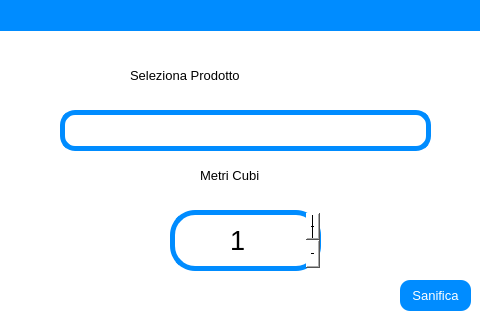
<?xml version="1.0" encoding="UTF-8"?>
<ui version="4.0">
 <class>Sanifica_Window</class>
 <widget class="QWidget" name="Sanifica_Window">
  <property name="geometry">
   <rect>
    <x>0</x>
    <y>0</y>
    <width>480</width>
    <height>320</height>
   </rect>
  </property>
  <property name="windowTitle">
   <string>Sanifica</string>
  </property>
  <property name="styleSheet">
   <string notr="true">background-color: rgb(255, 255, 255);</string>
  </property>
  <widget class="QComboBox" name="prodotti_comboBox">
   <property name="geometry">
    <rect>
     <x>60</x>
     <y>110</y>
     <width>371</width>
     <height>41</height>
    </rect>
   </property>
   <property name="font">
    <font>
     <pointsize>15</pointsize>
    </font>
   </property>
   <property name="styleSheet">
    <string notr="true">QComboBox::down-arrow {


        image: url(:/icons/res/sanifica_icon.png);
        width: 14px;
        height: 14px;

        }
        QComboBox::drop-down
        {
        border: 0px; /* This seems to replace the whole arrow of the combo box */
        color:black

        }

QComboBox {
    color: black;
border-radius:15px;
border: 5px solid rgb(0,140,255);
	selection-color: rgb(0, 0, 0);
}
</string>
   </property>
   <property name="insertPolicy">
    <enum>QComboBox::InsertAtTop</enum>
   </property>
  </widget>
  <widget class="QSpinBox" name="metri_cubi_spinBox">
   <property name="geometry">
    <rect>
     <x>170</x>
     <y>210</y>
     <width>151</width>
     <height>61</height>
    </rect>
   </property>
   <property name="font">
    <font>
     <pointsize>20</pointsize>
     <weight>50</weight>
     <bold>false</bold>
    </font>
   </property>
   <property name="styleSheet">
    <string notr="true">QSpinBox::down-button {

        image: url(:/arrows/res/down_arrow.png);
        width:50px;


        }


        QSpinBox::up-button {


        image: url(:/arrows/res/up_arrow.png);
        width: 50px;
        }


        QSpinBox {
        color: rgb(0, 0, 0);
        border-radius:25px;
	background-color: rgb(255, 255, 255);
border: 5px solid rgb(0,140,255);


        }</string>
   </property>
   <property name="wrapping">
    <bool>false</bool>
   </property>
   <property name="alignment">
    <set>Qt::AlignCenter</set>
   </property>
   <property name="readOnly">
    <bool>false</bool>
   </property>
   <property name="buttonSymbols">
    <enum>QAbstractSpinBox::PlusMinus</enum>
   </property>
   <property name="minimum">
    <number>1</number>
   </property>
   <property name="maximum">
    <number>3000</number>
   </property>
  </widget>
  <widget class="QPushButton" name="sanifica_btn">
   <property name="geometry">
    <rect>
     <x>400</x>
     <y>280</y>
     <width>71</width>
     <height>31</height>
    </rect>
   </property>
   <property name="font">
    <font>
     <pointsize>10</pointsize>
    </font>
   </property>
   <property name="styleSheet">
    <string notr="true">background-color: rgb(0, 140, 255);

color: rgb(255, 255, 255);
border-radius:10px;</string>
   </property>
   <property name="text">
    <string>Sanifica</string>
   </property>
  </widget>
  <widget class="QLabel" name="label_5">
   <property name="geometry">
    <rect>
     <x>-20</x>
     <y>-10</y>
     <width>531</width>
     <height>41</height>
    </rect>
   </property>
   <property name="styleSheet">
    <string notr="true">background-color: rgb(0, 140, 255);</string>
   </property>
   <property name="text">
    <string/>
   </property>
  </widget>
  <widget class="QLabel" name="label">
   <property name="geometry">
    <rect>
     <x>130</x>
     <y>60</y>
     <width>151</width>
     <height>31</height>
    </rect>
   </property>
   <property name="font">
    <font>
     <pointsize>10</pointsize>
     <weight>50</weight>
     <bold>false</bold>
    </font>
   </property>
   <property name="styleSheet">
    <string notr="true">color: rgb(0, 0, 0);</string>
   </property>
   <property name="text">
    <string>Seleziona Prodotto</string>
   </property>
  </widget>
  <widget class="QLabel" name="label_2">
   <property name="geometry">
    <rect>
     <x>300</x>
     <y>60</y>
     <width>41</width>
     <height>41</height>
    </rect>
   </property>
   <property name="styleSheet">
    <string notr="true">image: url(:/icons/res/select.png);</string>
   </property>
   <property name="text">
    <string/>
   </property>
  </widget>
  <widget class="QLabel" name="label_3">
   <property name="geometry">
    <rect>
     <x>200</x>
     <y>160</y>
     <width>81</width>
     <height>30</height>
    </rect>
   </property>
   <property name="font">
    <font>
     <pointsize>10</pointsize>
    </font>
   </property>
   <property name="styleSheet">
    <string notr="true">color: rgb(0, 0, 0);</string>
   </property>
   <property name="text">
    <string>Metri Cubi</string>
   </property>
  </widget>
  <widget class="QPushButton" name="cancel_btn_1">
   <property name="geometry">
    <rect>
     <x>0</x>
     <y>0</y>
     <width>71</width>
     <height>31</height>
    </rect>
   </property>
   <property name="font">
    <font>
     <pointsize>10</pointsize>
     <weight>50</weight>
     <bold>false</bold>
    </font>
   </property>
   <property name="styleSheet">
    <string notr="true">background-color: rgb(0, 140, 255);
                    color: rgb(255, 255, 255);
                    border-radius:10px;
                </string>
   </property>
   <property name="text">
    <string/>
   </property>
   <property name="icon">
    <iconset resource="img_resources.qrc">
     <normaloff>:/cancel/res/cancel.png</normaloff>:/cancel/res/cancel.png</iconset>
   </property>
  </widget>
  <widget class="QPushButton" name="cancel_btn_">
   <property name="geometry">
    <rect>
     <x>0</x>
     <y>0</y>
     <width>81</width>
     <height>31</height>
    </rect>
   </property>
   <property name="font">
    <font>
     <pointsize>10</pointsize>
     <weight>50</weight>
     <bold>false</bold>
    </font>
   </property>
   <property name="styleSheet">
    <string notr="true">background-color: rgb(0, 140, 255);
                 color: rgb(255, 255, 255);
                 border-radius:10px;
             </string>
   </property>
   <property name="text">
    <string/>
   </property>
   <property name="icon">
    <iconset resource="img_resources.qrc">
     <normaloff>:/cancel/res/cancel.png</normaloff>:/cancel/res/cancel.png</iconset>
   </property>
  </widget>
 </widget>
 <resources>
  <include location="img_resources.qrc"/>
 </resources>
 <connections>
  <connection>
   <sender>cancel_btn_</sender>
   <signal>clicked()</signal>
   <receiver>Sanifica_Window</receiver>
   <slot>close()</slot>
   <hints>
    <hint type="sourcelabel">
     <x>55</x>
     <y>285</y>
    </hint>
    <hint type="destinationlabel">
     <x>239</x>
     <y>159</y>
    </hint>
   </hints>
  </connection>
 </connections>
</ui>
